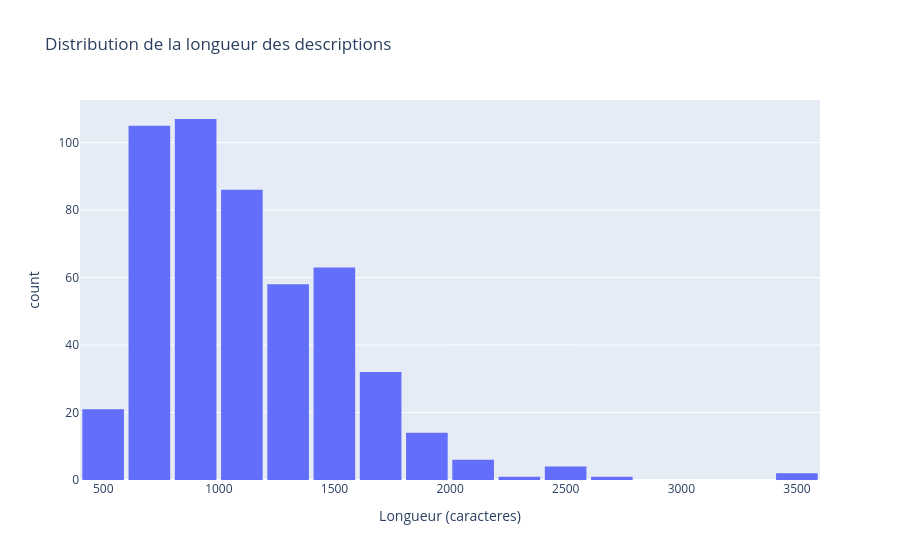

The notebook cell saved with this chart:
### Markdown cell above
---
<a id='section-1'></a>

## 1. Chargement et exploration des donnees (EDA)

### Code cell
df = pd.read_csv('product-item-data/sample-data.csv')

print(f'Nombre de produits : {df.shape[0]}')
print(f'Colonnes : {list(df.columns)}')
print()
print('Valeurs manquantes :')
print(df.isnull().sum())
print()
print(f'Doublons : {df.duplicated().sum()}')

df['desc_length'] = df['description'].str.len()
print()
print('Statistiques sur la longueur des descriptions :')
print(df['desc_length'].describe().round(1))

fig = px.histogram(
    df, x='desc_length', nbins=30,
    title='Distribution de la longueur des descriptions',
    labels={'desc_length': 'Longueur (caracteres)', 'count': 'Nombre de produits'}
)
fig.update_layout(bargap=0.1)
fig.show()

print()
print('Apercu des donnees brutes (notez le HTML dans les descriptions) :')
df.head(3)

### Figure 1 — Plotly figure (JSON) as saved in the notebook; plotly's stock layout.template omitted (floating-point values rounded to 4 significant figures; data arrays with more than 128 entries replaced by an {"elided": "..."} marker saying what was removed)
{"data": [{"bingroup": "x", "hovertemplate": "Longueur (caracteres)=%{x}<br>count=%{y}<extra></extra>", "legendgroup": "", "marker": {"color": "#636efa", "pattern": {"shape": ""}}, "name": "", "nbinsx": 30, "orientation": "v", "showlegend": false, "type": "histogram", "x": {"elided": "500 int values"}, "xaxis": "x", "yaxis": "y"}], "layout": {"bargap": 0.1, "barmode": "relative", "legend": {"tracegroupgap": 0}, "title": {"text": "Distribution de la longueur des descriptions"}, "xaxis": {"anchor": "y", "domain": [0, 1], "title": {"text": "Longueur (caracteres)"}}, "yaxis": {"anchor": "x", "domain": [0, 1], "title": {"text": "count"}}}}
